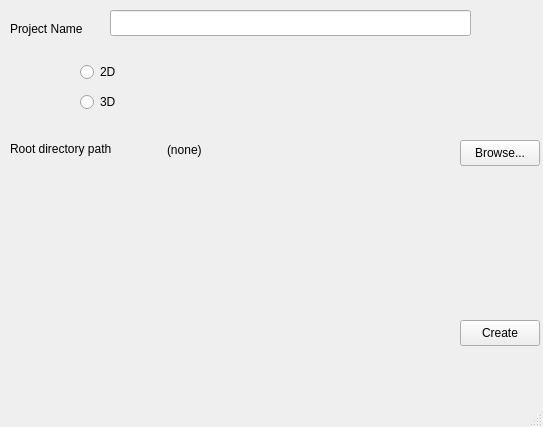
<?xml version="1.0" encoding="UTF-8"?>
<ui version="4.0">
 <class>CreateProjectWindow</class>
 <widget class="QMainWindow" name="CreateProjectWindow">
  <property name="geometry">
   <rect>
    <x>0</x>
    <y>0</y>
    <width>543</width>
    <height>427</height>
   </rect>
  </property>
  <property name="windowTitle">
   <string>New project</string>
  </property>
  <widget class="QWidget" name="centralwidget">
   <property name="minimumSize">
    <size>
     <width>474</width>
     <height>350</height>
    </size>
   </property>
   <widget class="QLabel" name="label">
    <property name="geometry">
     <rect>
      <x>10</x>
      <y>20</y>
      <width>101</width>
      <height>18</height>
     </rect>
    </property>
    <property name="text">
     <string>Project Name</string>
    </property>
   </widget>
   <widget class="QLineEdit" name="prNameEdit">
    <property name="geometry">
     <rect>
      <x>110</x>
      <y>10</y>
      <width>361</width>
      <height>26</height>
     </rect>
    </property>
   </widget>
   <widget class="QRadioButton" name="projPersp2D">
    <property name="geometry">
     <rect>
      <x>80</x>
      <y>60</y>
      <width>102</width>
      <height>24</height>
     </rect>
    </property>
    <property name="text">
     <string>2D</string>
    </property>
   </widget>
   <widget class="QRadioButton" name="projPersp3D">
    <property name="geometry">
     <rect>
      <x>80</x>
      <y>90</y>
      <width>102</width>
      <height>24</height>
     </rect>
    </property>
    <property name="text">
     <string>3D</string>
    </property>
   </widget>
   <widget class="QPushButton" name="prCreateBtn">
    <property name="geometry">
     <rect>
      <x>460</x>
      <y>320</y>
      <width>80</width>
      <height>26</height>
     </rect>
    </property>
    <property name="text">
     <string>Create</string>
    </property>
   </widget>
   <widget class="QPushButton" name="dirBrouseBtn">
    <property name="geometry">
     <rect>
      <x>460</x>
      <y>140</y>
      <width>80</width>
      <height>26</height>
     </rect>
    </property>
    <property name="text">
     <string>Browse...</string>
    </property>
   </widget>
   <widget class="QLabel" name="label_2">
    <property name="geometry">
     <rect>
      <x>10</x>
      <y>140</y>
      <width>151</width>
      <height>18</height>
     </rect>
    </property>
    <property name="text">
     <string>Root directory path</string>
    </property>
   </widget>
   <widget class="QLabel" name="rootPathField">
    <property name="geometry">
     <rect>
      <x>167</x>
      <y>140</y>
      <width>281</width>
      <height>20</height>
     </rect>
    </property>
    <property name="text">
     <string>(none)</string>
    </property>
   </widget>
  </widget>
  <widget class="QMenuBar" name="menubar">
   <property name="geometry">
    <rect>
     <x>0</x>
     <y>0</y>
     <width>543</width>
     <height>22</height>
    </rect>
   </property>
  </widget>
  <widget class="QStatusBar" name="statusbar"/>
 </widget>
 <resources/>
 <connections/>
</ui>
